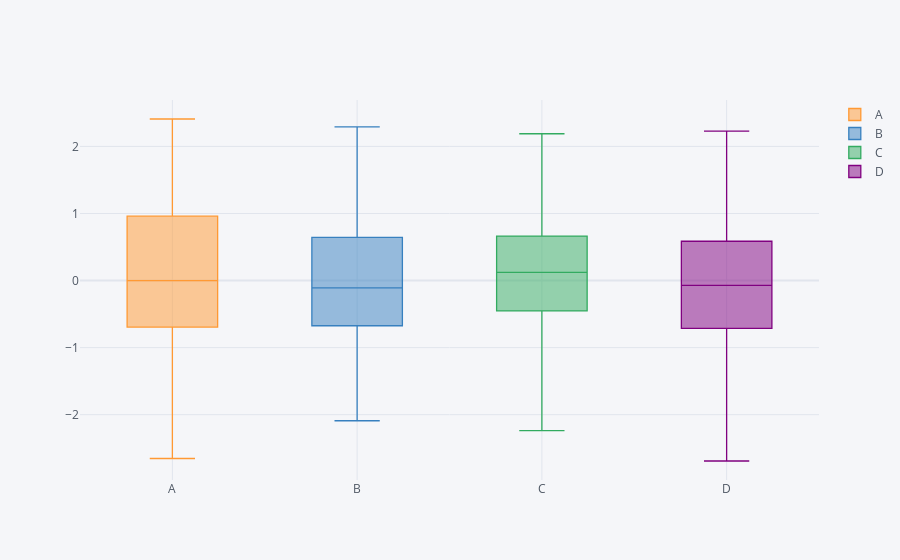

Source (notebook cell):
### Markdown cell above
**Gráficos de Boxplots**

### Code cell
df.iplot(kind='box')
